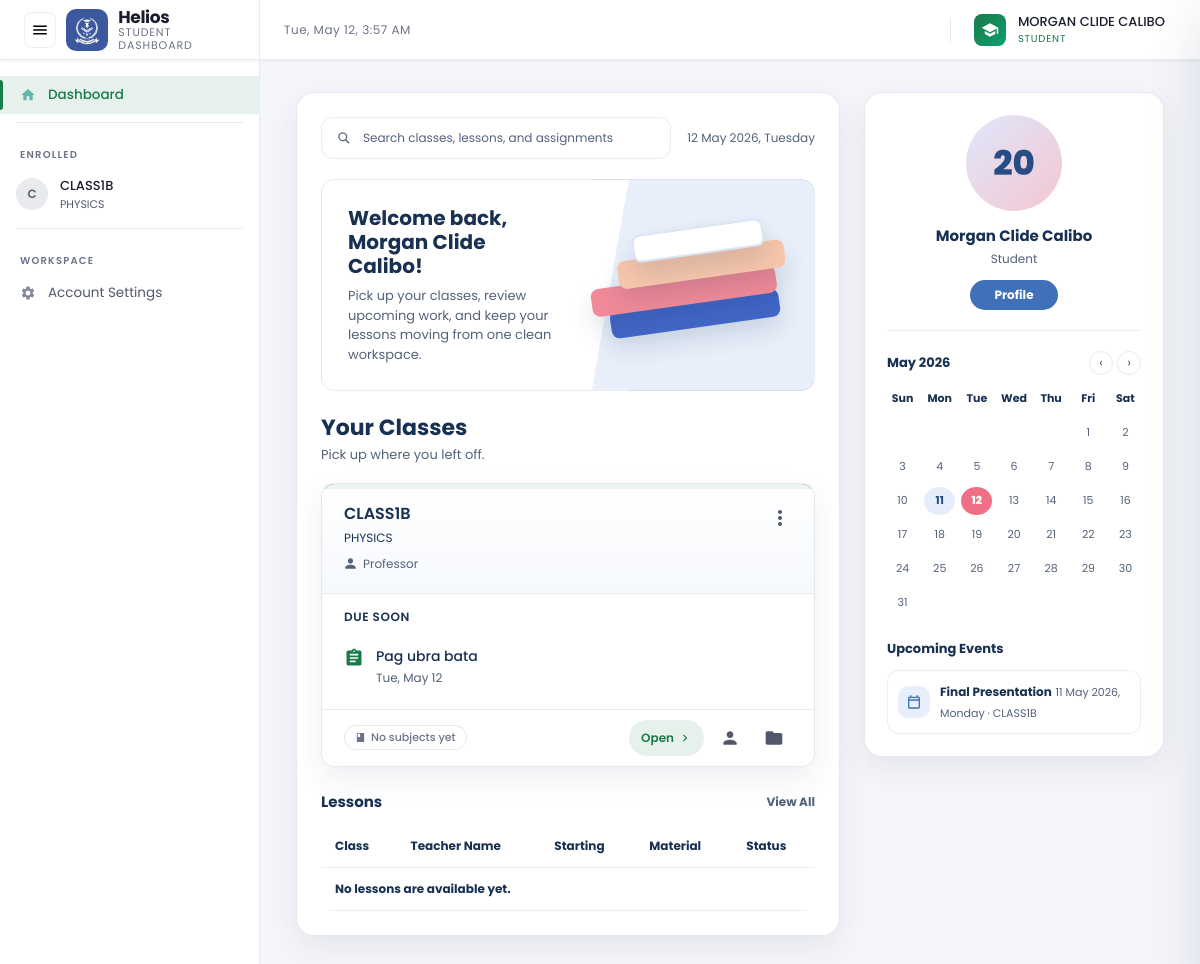
Page /dashboard.php (signed in) on the committed database.
### tables this page shows
CREATE TABLE `users` (
  `id` int(10) UNSIGNED NOT NULL,
  `request_id` varchar(20) NOT NULL COMMENT 'Temp registration ID (REQ-XXXXXXXX), kept for audit trail',
  `authorized_person_id` varchar(36) DEFAULT NULL,
  `firstname` varchar(100) NOT NULL,
  `lastname` varchar(100) NOT NULL,
  `fullname` varchar(201) NOT NULL,
  `phonenumber` varchar(255) NOT NULL COMMENT 'Encrypted at application layer',
  `username` varchar(10) NOT NULL COMMENT 'Permanent ID — YY-XXXX format — set once on approval, NEVER updated',
  `email` varchar(255) NOT NULL COMMENT 'Encrypted at application layer',
  `password` varchar(255) DEFAULT NULL COMMENT 'bcrypt hash — NULL until approved',
  `role` enum('student','faculty','admin') NOT NULL,
  `status` enum('pending','active','disabled') NOT NULL DEFAULT 'pending',
  `activation_request` tinyint(1) NOT NULL DEFAULT 1,
  `registered_at` datetime NOT NULL DEFAULT current_timestamp(),
  `activated_at` datetime DEFAULT NULL COMMENT 'Set when admin approves the account',
  `must_change_password` tinyint(1) NOT NULL DEFAULT 0,
  `temp_password_expires_at` int(11) DEFAULT NULL,
  `disabled_reason` varchar(100) DEFAULT NULL,
  `disabled_at` datetime DEFAULT NULL,
  `otp` varchar(6) DEFAULT NULL,
  `otp_expiry` int(11) DEFAULT NULL,
  `disabled_by` varchar(100) DEFAULT NULL,
  `enabled_by` varchar(100) DEFAULT NULL,
  `enabled_at` datetime DEFAULT NULL,
  `password_changed_at` datetime DEFAULT NULL
);

CREATE TABLE `classes` (
  `id` varchar(20) NOT NULL,
  `name` varchar(200) NOT NULL,
  `subject` varchar(200) NOT NULL,
  `description` text DEFAULT NULL,
  `code` char(6) NOT NULL COMMENT '6-char alphanumeric join code',
  `owner` varchar(10) NOT NULL COMMENT 'Faculty YY-XXXX username',
  `status` enum('active','archived') NOT NULL DEFAULT 'active',
  `created_at` datetime NOT NULL DEFAULT current_timestamp()
);

CREATE TABLE `posts` (
  `id` varchar(20) NOT NULL,
  `class_id` varchar(20) NOT NULL,
  `type` enum('announcement','assignment','material') NOT NULL DEFAULT 'announcement',
  `title` varchar(255) DEFAULT NULL,
  `body` text DEFAULT NULL,
  `link_url` varchar(2048) DEFAULT NULL,
  `posted_by` varchar(10) NOT NULL,
  `posted_at` datetime NOT NULL DEFAULT current_timestamp(),
  `deadline` datetime DEFAULT NULL,
  `points` int(10) UNSIGNED DEFAULT NULL
);

### dashboard.php (the view, shortened to what the rows shown need)
<?php
$role = $_SESSION['role'] ?? null;
$usernameRaw = $_SESSION['username'];
$initials    = strtoupper(substr($usernameRaw, 0, 2));
require_once __DIR__ . '/db.php';
$stmtMe = $pdo->prepare("SELECT firstname, lastname, fullname, role FROM users WHERE username = ?");
$stmtMe->execute([$usernameRaw]);
$meRow = $stmtMe->fetch();
$displayName = $meRow['fullname'] ?? $usernameRaw;
$myClasses = [];
if ($role === 'faculty') {
    $stmt = $pdo->prepare("
        SELECT DISTINCT c.*
        FROM classes c
        INNER JOIN subjects s ON s.class_id = c.id
        WHERE s.faculty = ?
    ");
    $stmt->execute([$usernameRaw]);
    $myClasses = $stmt->fetchAll();
} elseif ($role === 'student') {
    $stmt = $pdo->prepare("
        SELECT DISTINCT c.*
        FROM classes c
        JOIN class_members cm ON cm.class_id = c.id
        WHERE cm.username = ?
    ");
    $stmt->execute([$usernameRaw]);
    $myClasses = $stmt->fetchAll();
}
foreach ($myClasses as &$cls) {
    $stmtP = $pdo->prepare(
        "SELECT id, title, type, deadline
         FROM posts
         WHERE class_id = ? AND type = 'assignment'
         ORDER BY deadline ASC"
    );
    $stmtP->execute([$cls['id']]);
    $assignPosts = $stmtP->fetchAll();
}
$studentExtras = [];
$heroName = $displayName;
$accountSettingsHref = $role === 'faculty' ? 'role_faculty_profile.php' : 'role_student_profile.php';
?>
<!DOCTYPE html>
<html lang="en" data-theme="light">
<head>
</head>
<body>
<div class="app-container">
    <header class="topbar">
        <div class="topbar-right">
            <button type="button" class="user-avatar-btn" id="accountButton" title="Account" aria-haspopup="dialog" aria-expanded="false">
                <span class="user-avatar-meta">
                    <span class="user-avatar-name"><?= htmlspecialchars($heroName) ?></span>
                    <span class="user-avatar-role"><?= ucfirst($role) ?></span>
                </span>
            </button>
        </div>
    </header>
    <div class="body-wrapper">
        <nav class="sidebar" id="sidebar">
            <?php if ($role === 'student' || $role === 'faculty'): ?>
            <ul class="nav-list">
                <?php foreach (array_slice($myClasses, 0, 8) as $cls): ?>
                <li>
                    <a href="class.php?id=<?= urlencode($cls['id']) ?>" class="nav-item" style="padding-top:8px;padding-bottom:8px;">
                        <div style="width:32px;height:32px;border-radius:50%;background:#e8eaed;display:flex;align-items:center;justify-content:center;margin-left:-4px;color:#5f6368;font-weight:600;font-size:12px;flex-shrink:0;">
                            <?= strtoupper(substr($cls['subject_name'] ?? $cls['name'], 0, 1)) ?>
                        </div>
                        <div style="display:flex;flex-direction:column;overflow:hidden;">
                            <span style="white-space:nowrap;overflow:hidden;text-overflow:ellipsis;font-size:13px;font-weight:500;color:var(--gc-text-primary);"><?= htmlspecialchars($cls['name']) ?></span>
                            <span style="font-size:11px;color:var(--gc-text-secondary);"><?= htmlspecialchars($cls['subject']) ?></span>
                        </div>
                    </a>
                </li>
                <?php endforeach; ?>
            </ul>
            <?php endif; ?>
        </nav>
        <main class="main-content" id="mainContent">
            <?php if ($role === 'student'): ?>
            <section class="student-dashboard-shell" aria-label="Student dashboard overview">
                <div class="student-main-panel">
                    <div class="student-search-row">
                        <div class="student-search" aria-label="Search placeholder">
                            <svg><use href="#icon-search"></use></svg>
                            <span>Search classes, lessons, and assignments</span>
                        </div>
                        <div class="student-date"><?= date('d M Y, l') ?></div>
                    </div>
                    <div class="student-welcome-card">
                        <div>
                            <h2>Welcome back, <?= htmlspecialchars($heroName) ?>!</h2>
                            <p>Pick up your classes, review upcoming work, and keep your lessons moving from one clean workspace.</p>
                        </div>
                        <div class="student-book-stack" aria-hidden="true">
                            <span></span><span></span><span></span><span></span>
                        </div>
                    </div>
            <?php endif; ?>
            <?php if ($role === 'faculty' || $role === 'student'): ?>
            <div class="section-heading" id="assigned-classes">
                <div>
                    <h2><?= $role === 'faculty' ? 'Assigned Classes' : 'Your Classes' ?></h2>
                </div>
            </div>
            <div class="classroom-grid">
                <?php
                $now = time();
                foreach ($myClasses as $index => $cls):
                    $classTitle  = $cls['name']    ?? 'Untitled Class';
                    $classSection= $cls['subject']  ?? 'General';
                    $classSubjects = $cls['subjects'] ?? [];
                    if ($role === 'student') {
                        $classSubjects = array_values(array_filter(
                            $classSubjects,
                            fn($subject) => in_array($usernameRaw, $subject['students'] ?? [], true)
                        ));
                    }
                    $upcomingTasks = [];
                    $classPosts = $cls['posts'] ?? [];
                    if (!empty($classPosts) && is_array($classPosts[0] ?? null)) {
                        foreach ($classPosts as $post) {
                            $deadline = !empty($post['deadline']) ? strtotime($post['deadline']) : null;
                            if ($role === 'student') {
                                if ($deadline && $deadline > $now && !isset($post['submissions'][$usernameRaw])) {
                                    $upcomingTasks[] = ['id'=>$post['id'],'title'=>$post['title'] ?? 'Untitled','due'=>date('D, M j',$deadline)];
                                }
                            } else {
                                $pc = count(array_filter($post['submissions'] ?? [], fn($s) => !isset($s['score']) || $s['score'] === ''));
                                if ($pc > 0) $upcomingTasks[] = ['id'=>$post['id'],'title'=>$post['title'] ?? 'Untitled','due'=>$pc.' ungraded submission'.($pc>1?'s':'')];
                            }
                        }
                    }
                ?>
                <div class="gc-card">
                    <div class="gc-card-top-accent"></div>
                    <div class="gc-card-header">
                        <h2 class="gc-card-title">
                            <a href="class.php?id=<?= urlencode($cls['id']) ?>"><?= htmlspecialchars($classTitle) ?></a>
                        </h2>
                        <div class="gc-card-subtitle"><?= htmlspecialchars($classSection) ?></div>
                        <?php if ($role === 'student'): ?>
                        <div class="gc-card-faculty">
                            <svg viewBox="0 0 24 24" style="width:13px;height:13px;fill:currentColor;flex-shrink:0;"><path d="M12 12c2.7 0 4.8-2.1 4.8-4.8S14.7 2.4 12 2.4 7.2 4.5 7.2 7.2 9.3 12 12 12zm0 2.4c-3.2 0-9.6 1.6-9.6 4.8v2.4h19.2v-2.4c0-3.2-6.4-4.8-9.6-4.8z"/></svg>
                            <?= htmlspecialchars($cls['_faculty_display'] ?? 'Professor') ?>
                        </div>
                        <?php endif; ?>
                        <button class="gc-card-menu-btn" aria-label="Class options">
                            <svg><use href="#icon-more-vert"></use></svg>
                        </button>
                    </div>
                    <div class="gc-card-body">
                        <div class="gc-upcoming-label"><?= $role === 'student' ? 'Due soon' : 'To-do' ?></div>
                        <?php if (!empty($upcomingTasks)): ?>
                        <div class="gc-task-list">
                            <?php foreach ($upcomingTasks as $task): ?>
                            <a href="class.php?id=<?= urlencode($cls['id']) ?>&post=<?= htmlspecialchars($task['id']) ?>" class="gc-task-item" style="text-decoration:none;color:inherit;">
                                <svg class="gc-task-icon"><use href="#icon-assignment"></use></svg>
                                <div class="gc-task-details">
                                    <div class="gc-task-title"><?= htmlspecialchars($task['title']) ?></div>
                                    <div class="gc-task-due"><?= htmlspecialchars($task['due']) ?></div>
                                </div>
                            </a>
                            <?php endforeach; ?>
                        </div>
                        <?php else: ?>
                        <div class="gc-empty-tasks">Woohoo, no work due soon!</div>
                        <?php endif; ?>
                    </div>
                    <div class="gc-card-footer">
                        <div class="subject-pill-row">
                            <?php if (!empty($classSubjects)): ?>
                                <?php foreach (array_slice($classSubjects, 0, 3) as $subj): ?>
                                <button class="subject-pill"
                                        onclick="openSubjectDrawer('<?= htmlspecialchars(addslashes($cls['id'])) ?>', '<?= htmlspecialchars(addslashes($subj['id'])) ?>')"
                                        title="<?= htmlspecialchars($subj['name']) ?>">
                                    <svg><use href="#icon-book"></use></svg>
                                    <?= htmlspecialchars($subj['name']) ?>
                                </button>
                                <?php endforeach; ?>
                                <?php if (count($classSubjects) > 3): ?>
                                <button class="subject-pill" onclick="openSubjectDrawer('<?= htmlspecialchars(addslashes($cls['id'])) ?>', null)">
                                    +<?= count($classSubjects) - 3 ?> more
                                </button>
                                <?php endif; ?>
                            <?php else: ?>
                                <button class="subject-pill"
                                        onclick="openSubjectDrawer('<?= htmlspecialchars(addslashes($cls['id'])) ?>', null)"
                                        style="color:var(--gc-text-tertiary);">
                                    <svg><use href="#icon-book"></use></svg>
                                    <?= $role === 'faculty' ? 'No subjects assigned' : 'No subjects yet' ?>
                                </button>
                            <?php endif; ?>
                        </div>
                        <div class="gc-footer-right">
                            <a href="class.php?id=<?= urlencode($cls['id']) ?>" class="gc-card-goto" title="Open class">
                                Open
                                <svg viewBox="0 0 24 24" style="width:14px;height:14px;fill:currentColor;"><path d="M8.59 16.59L13.17 12 8.59 7.41 10 6l6 6-6 6z"/></svg>
                            </a>
                            <?php if ($role === 'student'): ?>
                            <a href="class.php?id=<?= urlencode($cls['id']) ?>#class-work" class="gc-footer-icon" title="Your work">
                                <svg><use href="#icon-person"></use></svg>
                            </a>
                            <?php elseif ($role === 'faculty'): ?>
                            <a href="class.php?id=<?= urlencode($cls['id']) ?>#class-work" class="gc-footer-icon" title="Gradebook">
                                <svg><use href="#icon-grade"></use></svg>
                            </a>
                            <?php endif; ?>
                            <a href="folder.php?class=<?= urlencode($cls['id']) ?>" class="gc-footer-icon" title="Drive folder">
                                <svg><use href="#icon-folder"></use></svg>
                            </a>
                        </div>
                    </div>
                </div>
                <?php endforeach; ?>
            </div>
            <?php endif; ?>
            <?php if ($role === 'student'): ?>
                    <div class="student-section-bar">
                        <h2>Lessons</h2>
                        <span>View All</span>
                    </div>
                    <div class="student-lessons-scroll">
                        <table class="student-lessons-table">
                            <thead>
                                <tr>
                                    <th>Class</th>
                                    <th>Teacher Name</th>
                                    <th>Starting</th>
                                    <th>Material</th>
                                    <th>Status</th>
                                </tr>
                            </thead>
                            <tbody>
                                <?php if (empty($studentExtras)): ?>
                                <tr><td colspan="5">No lessons are available yet.</td></tr>
                                <?php endif; ?>
                            </tbody>
                        </table>
                    </div>
                </div>
                <aside class="student-side-panel" aria-label="Student profile and reminders">
                    <div class="student-profile-card">
                        <div class="student-profile-avatar"><?= htmlspecialchars($initials) ?></div>
                        <h3><?= htmlspecialchars($heroName) ?></h3>
                        <p>Student</p>
                        <a href="<?= htmlspecialchars($accountSettingsHref) ?>">Profile</a>
                    </div>
                    <?php include 'calendar_widget.php'; ?>
                </aside>
            </section>
            <?php endif; ?>
        </main>
    </div>
</div>
</body>
</html>

### rows in the picture
users: fullname "MORGAN CLIDE CALIBO", fullname "Morgan Clide Calibo"
classes: name "C", name "CLASS1B", subject "PHYSICS", _faculty_display "Professor"
posts: title "Pag ubra bata", due "Tue, May 12"

### other values in the picture
$role "STUDENT"
$initials "20"
$_dn "Sun"
$_dn "Mon"
$_dn "Tue"
$_dn "Wed"
$_dn "Thu"
$_dn "Fri"
$_dn "Sat"
$_ev['title'] "Final Presentation"
date('d M Y, l', strtotime($_ev['event_date'])) "11 May 2026, Monday"
$_ev['class_name'] "CLASS1B"
